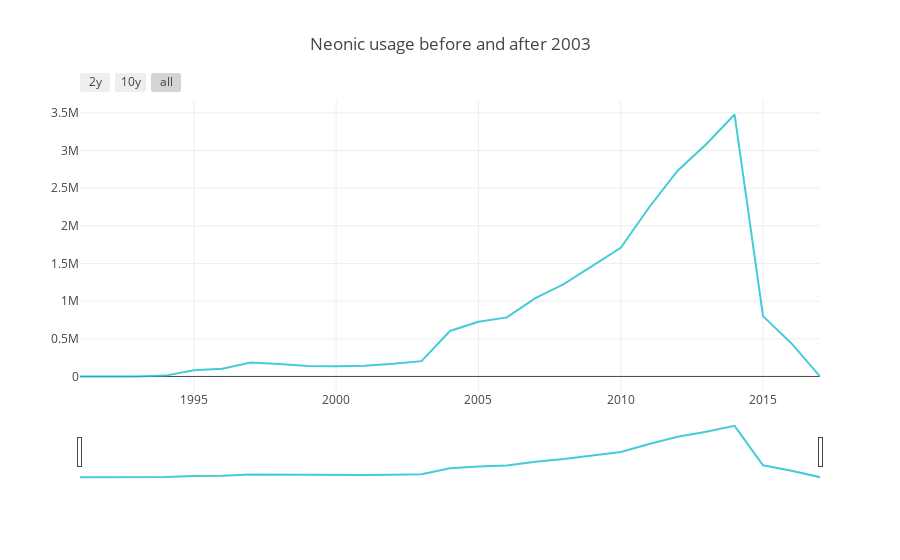

Here is the notebook cell this chart was saved with:
### Markdown cell above
In the above graph you can clearly see that the heavy neonic use stated 2003 and after. The graph is interactive so go ahead and move the slider. There are a few presets that you can click to view some of the most prominant changes.

### Code cell
#Timeline of neonic usage
#df.groupby(['year'])['nAllNeonic'].sum().plot(color='red')
#plt.title("Complete timeline of neonic usage")

#df_summed = df_pre_2003.groupby(['year']) ['nAllNeonic'].sum().reset_index()
#df_summed2= df_2003.groupby(['year']) ['nAllNeonic'].sum().reset_index()
#data=[go.Bar(x=df_summed.year, y=df_summed.nAllNeonic)]
df_summed0=df.groupby(['year'])['nAllNeonic'].sum().reset_index()
#iplot(data, filename='testbar')
trace_high = go.Scatter(
    x=df_summed0.year,
    y=df_summed0.nAllNeonic,
    name = "All Usage",
    line = dict(color = '#17BECF'),
    opacity = 0.8)


data = [trace_high]

layout = dict(
    title='Neonic usage before and after 2003',
    xaxis=dict(
        rangeselector=dict(
            buttons=list([
                dict(count=5,
                     label='2y',
                     step='year',
                     stepmode='backward'),
                dict(count=22,
                     label='10y',
                     step='year',
                     stepmode='backward'),
                dict(step='all')
            ])
        ),
        rangeslider=dict(
            visible = True
        ),
        type='date'
    )
)

fig = dict(data=data, layout=layout)
iplot(fig, filename = "Time Series with Rangeslider")

### Figure 1 — Plotly figure (JSON) as saved in the notebook; plotly's stock layout.template omitted (floating-point values rounded to 4 significant figures)
{"data": [{"line": {"color": "#17BECF"}, "name": "All Usage", "opacity": 0.8, "type": "scatter", "uid": "d6da6eb6-e53d-11e8-84ca-d05099a30b15", "x": [1991, 1992, 1993, 1994, 1995, 1996, 1997, 1998, 1999, 2000, 2001, 2002, 2003, 2004, 2005, 2006, 2007, 2008, 2009, 2010, 2011, 2012, 2013, 2014, 2015, 2016, 2017], "y": [0, 0, 0, 11210.0, 82130.0, 101000.0, 185900.0, 166300.0, 140200.0, 133900.0, 143700.0, 168700.0, 203300.0, 604100.0, 725900.0, 784600.0, 1040000.0, 1226000.0, 1468000.0, 1709000.0, 2247000.0, 2733000.0, 3085000.0, 3478000.0, 801100.0, 438800.0, 0]}], "layout": {"title": "Neonic usage before and after 2003", "xaxis": {"rangeselector": {"buttons": [{"count": 5, "label": "2y", "step": "year", "stepmode": "backward"}, {"count": 22, "label": "10y", "step": "year", "stepmode": "backward"}, {"step": "all"}]}, "rangeslider": {"visible": true}, "type": "date"}}}
